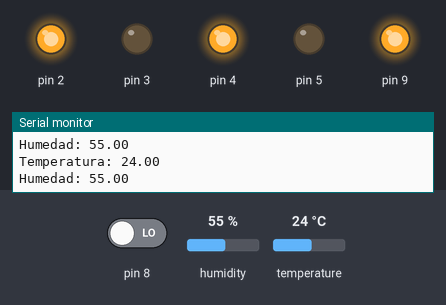
Bench run of a sketch on a simulated Arduino Uno, built with avr-gcc and run on an emulated ATmega328P. Parts: output pins drawn as LEDs (lit = HIGH), the last lines printed to the serial monitor. The inputs (shaded band) are chosen by the test bench; at power-on: humidity 55 %, pin 8 LOW, temperature 24 °C.

Above: at 3.8 s.
3.9 s: humidity set to 51 %
10.2 s: humidity set to 48 %
At 15.6 s:
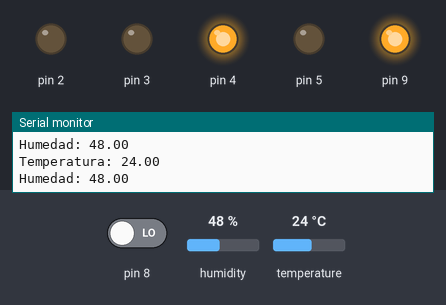
16.6 s: pin 8 driven HIGH
At 18.8 s:
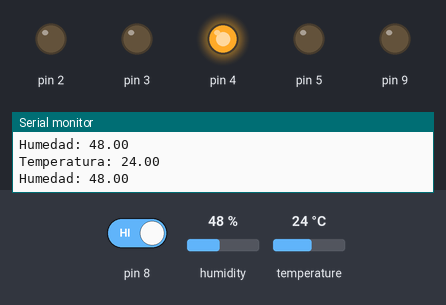
20.5 s: temperature set to 12 °C
At 25.1 s:
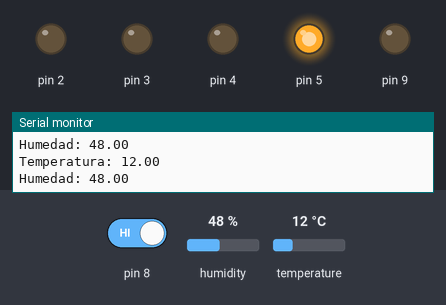
25.6 s: temperature set to 19 °C
At 31.4 s:
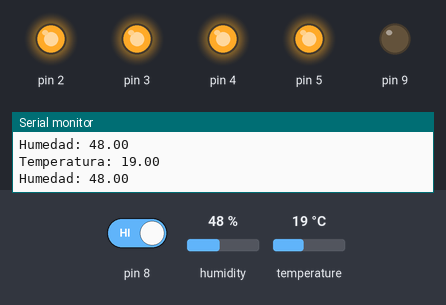
31.7 s: temperature set to 33 °C
At 36.6 s:
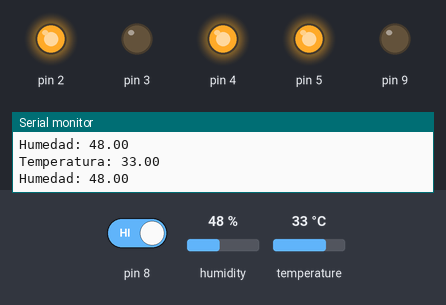
Timing chart, 0 to 38.1 s (numbered marks = the images above; inputs shaded):
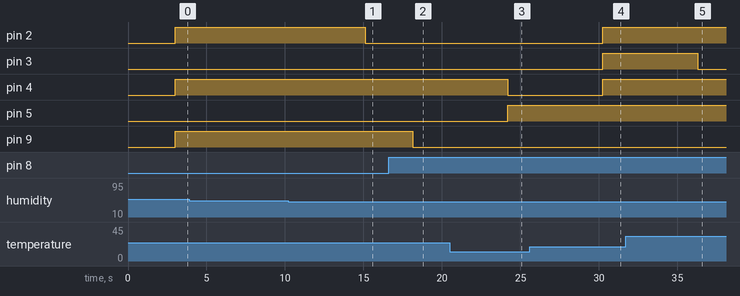

The sketch:

TEMPERATURA.ino
```cpp
#include <dht.h>
dht DHT;
#define DHT11_PIN 7
int temp;
int est = 0;
int esta = 0;
int salida = 0;

void setup() {
  Serial.begin(9600);
  DDRD = B00111100;
  pinMode(8,INPUT);
  pinMode(9,OUTPUT);

}

void loop() {
  DHT.read11(DHT11_PIN); //Se inicializa el sensor
  Serial.print("Temperatura: ");
  Serial.println(DHT.temperature);

  Serial.print("Humedad: ");
  Serial.println(DHT.humidity);
  //Serial.println("9");
  delay(3000);

  est = digitalRead(8);

  if((est == HIGH) && (esta == LOW)){ //Se verifica el estado del pulsador
    salida = 1 - salida;
  }

  esta = est;

  if(salida == 1){// Se conmuta la  lectura de humedad y temperatura con el estado del pulsador

    temp = map(DHT.temperature, 20,29,0,9); //Se mapea el rango de temperatura que va de 0 a 50
    PORTD = temp<<2;
    digitalWrite(9,LOW);

    }

  else{
    temp = map(DHT.humidity/10, 2,9,2,9);//Se mapea el rango de humedad relativa que va de 20 a 90

    PORTD = temp<<2;
    digitalWrite(9,HIGH);

  }


}
```

Measured:
- the behaviour switches between 50 and 49 % on humidity (found by bisection; images 0 and 1)
- after the input at 10.2 s, pin 2: HIGH → LOW after 4.9 s
- after the input at 16.6 s, pin 9: HIGH → LOW after 1.5 s
- after the input at 20.5 s, pin 4: HIGH → LOW after 3.7 s; pin 5: LOW → HIGH after 3.7 s
- after the input at 25.6 s, pin 2–4: LOW → HIGH after 4.6 s
- after the input at 31.7 s, pin 3: HIGH → LOW after 4.6 s
